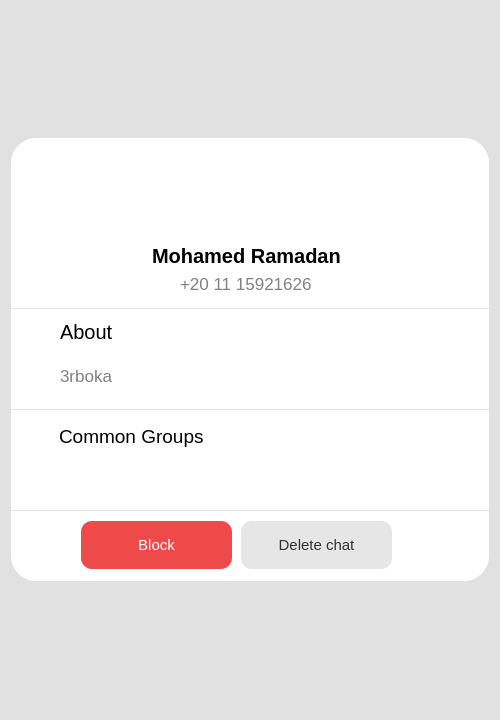
<?xml version="1.0" encoding="UTF-8"?>
<ui version="4.0">
 <class>Form</class>
 <widget class="QWidget" name="Form">
  <property name="geometry">
   <rect>
    <x>0</x>
    <y>0</y>
    <width>500</width>
    <height>720</height>
   </rect>
  </property>
  <property name="windowTitle">
   <string>Form</string>
  </property>
  <property name="styleSheet">
   <string notr="true">background-color:rgb(225,225,225);</string>
  </property>
  <layout class="QGridLayout" name="gridLayout">
   <item row="0" column="0">
    <layout class="QVBoxLayout" name="verticalLayout">
     <item>
      <widget class="QScrollArea" name="scrollArea">
       <property name="frameShape">
        <enum>QFrame::Shape::NoFrame</enum>
       </property>
       <property name="horizontalScrollBarPolicy">
        <enum>Qt::ScrollBarPolicy::ScrollBarAlwaysOff</enum>
       </property>
       <property name="widgetResizable">
        <bool>true</bool>
       </property>
       <widget class="QWidget" name="scrollAreaWidgetContents">
        <property name="geometry">
         <rect>
          <x>0</x>
          <y>0</y>
          <width>480</width>
          <height>696</height>
         </rect>
        </property>
        <property name="styleSheet">
         <string notr="true"/>
        </property>
        <layout class="QGridLayout" name="gridLayout_2">
         <property name="leftMargin">
          <number>0</number>
         </property>
         <property name="topMargin">
          <number>0</number>
         </property>
         <property name="rightMargin">
          <number>0</number>
         </property>
         <property name="bottomMargin">
          <number>0</number>
         </property>
         <item row="0" column="0">
          <layout class="QVBoxLayout" name="verticalLayout_2">
           <property name="spacing">
            <number>1</number>
           </property>
           <item>
            <widget class="QWidget" name="widget" native="true">
             <property name="minimumSize">
              <size>
               <width>0</width>
               <height>170</height>
              </size>
             </property>
             <property name="maximumSize">
              <size>
               <width>16777215</width>
               <height>170</height>
              </size>
             </property>
             <property name="styleSheet">
              <string notr="true">background-color:white;
border-top-right-radius:25px;
border-top-left-radius:25px;</string>
             </property>
             <widget class="QLabel" name="label">
              <property name="geometry">
               <rect>
                <x>190</x>
                <y>9</y>
                <width>91</width>
                <height>91</height>
               </rect>
              </property>
              <property name="text">
               <string/>
              </property>
              <property name="pixmap">
               <pixmap resource="res.qrc">:/pfp.png</pixmap>
              </property>
              <property name="scaledContents">
               <bool>true</bool>
              </property>
             </widget>
             <widget class="QWidget" name="horizontalLayoutWidget">
              <property name="geometry">
               <rect>
                <x>0</x>
                <y>100</y>
                <width>471</width>
                <height>35</height>
               </rect>
              </property>
              <layout class="QHBoxLayout" name="horizontalLayout">
               <item alignment="Qt::AlignmentFlag::AlignHCenter">
                <widget class="QLabel" name="label_3">
                 <property name="styleSheet">
                  <string notr="true">font-size:15pt;
color:black;
font-weight:bold;</string>
                 </property>
                 <property name="text">
                  <string>Mohamed Ramadan</string>
                 </property>
                </widget>
               </item>
              </layout>
             </widget>
             <widget class="QWidget" name="horizontalLayoutWidget_2">
              <property name="geometry">
               <rect>
                <x>0</x>
                <y>130</y>
                <width>471</width>
                <height>32</height>
               </rect>
              </property>
              <layout class="QHBoxLayout" name="horizontalLayout_3">
               <item alignment="Qt::AlignmentFlag::AlignHCenter">
                <widget class="QLabel" name="label_5">
                 <property name="styleSheet">
                  <string notr="true">font-size:13pt;
color:gray;</string>
                 </property>
                 <property name="text">
                  <string>+20 11 15921626</string>
                 </property>
                </widget>
               </item>
              </layout>
             </widget>
            </widget>
           </item>
           <item>
            <widget class="QWidget" name="Bio" native="true">
             <property name="sizePolicy">
              <sizepolicy hsizetype="Fixed" vsizetype="Minimum">
               <horstretch>0</horstretch>
               <verstretch>0</verstretch>
              </sizepolicy>
             </property>
             <property name="minimumSize">
              <size>
               <width>478</width>
               <height>100</height>
              </size>
             </property>
             <property name="maximumSize">
              <size>
               <width>16777215</width>
               <height>100</height>
              </size>
             </property>
             <property name="styleSheet">
              <string notr="true">background-color:white;</string>
             </property>
             <widget class="QLabel" name="label_7">
              <property name="geometry">
               <rect>
                <x>10</x>
                <y>10</y>
                <width>25</width>
                <height>25</height>
               </rect>
              </property>
              <property name="styleSheet">
               <string notr="true">font-size:13pt;
color:gray;</string>
              </property>
              <property name="text">
               <string/>
              </property>
              <property name="pixmap">
               <pixmap resource="res.qrc">:/info.png</pixmap>
              </property>
              <property name="scaledContents">
               <bool>true</bool>
              </property>
             </widget>
             <widget class="QLabel" name="label_8">
              <property name="geometry">
               <rect>
                <x>49</x>
                <y>6</y>
                <width>114</width>
                <height>33</height>
               </rect>
              </property>
              <property name="styleSheet">
               <string notr="true">font-size:15pt;
color:black;</string>
              </property>
              <property name="text">
               <string>About</string>
              </property>
             </widget>
             <widget class="QLabel" name="label_6">
              <property name="geometry">
               <rect>
                <x>49</x>
                <y>52</y>
                <width>410</width>
                <height>30</height>
               </rect>
              </property>
              <property name="minimumSize">
               <size>
                <width>410</width>
                <height>0</height>
               </size>
              </property>
              <property name="maximumSize">
               <size>
                <width>410</width>
                <height>16777215</height>
               </size>
              </property>
              <property name="styleSheet">
               <string notr="true">font-size:13pt;
color:gray;</string>
              </property>
              <property name="text">
               <string>3rboka</string>
              </property>
              <property name="wordWrap">
               <bool>true</bool>
              </property>
             </widget>
            </widget>
           </item>
           <item>
            <widget class="QWidget" name="widget_3" native="true">
             <property name="sizePolicy">
              <sizepolicy hsizetype="Fixed" vsizetype="Minimum">
               <horstretch>0</horstretch>
               <verstretch>0</verstretch>
              </sizepolicy>
             </property>
             <property name="minimumSize">
              <size>
               <width>478</width>
               <height>100</height>
              </size>
             </property>
             <property name="maximumSize">
              <size>
               <width>478</width>
               <height>100</height>
              </size>
             </property>
             <property name="styleSheet">
              <string notr="true">background-color:white;</string>
             </property>
             <widget class="QLabel" name="label_9">
              <property name="geometry">
               <rect>
                <x>48</x>
                <y>10</y>
                <width>201</width>
                <height>33</height>
               </rect>
              </property>
              <property name="styleSheet">
               <string notr="true">font-size:14pt;
color:black;</string>
              </property>
              <property name="text">
               <string>Common Groups</string>
              </property>
             </widget>
             <widget class="QLabel" name="label_10">
              <property name="geometry">
               <rect>
                <x>10</x>
                <y>14</y>
                <width>25</width>
                <height>25</height>
               </rect>
              </property>
              <property name="styleSheet">
               <string notr="true">font-size:13pt;
color:gray;</string>
              </property>
              <property name="text">
               <string/>
              </property>
              <property name="pixmap">
               <pixmap resource="res.qrc">:/group.png</pixmap>
              </property>
              <property name="scaledContents">
               <bool>true</bool>
              </property>
             </widget>
             <widget class="QWidget" name="verticalLayoutWidget_3">
              <property name="geometry">
               <rect>
                <x>50</x>
                <y>40</y>
                <width>161</width>
                <height>51</height>
               </rect>
              </property>
              <layout class="QVBoxLayout" name="verticalLayout_3"/>
             </widget>
            </widget>
           </item>
           <item>
            <widget class="QWidget" name="widget_2" native="true">
             <property name="minimumSize">
              <size>
               <width>0</width>
               <height>70</height>
              </size>
             </property>
             <property name="maximumSize">
              <size>
               <width>16777215</width>
               <height>70</height>
              </size>
             </property>
             <property name="styleSheet">
              <string notr="true">background-color:white;
border-bottom-right-radius:25px;
border-bottom-left-radius:25px;</string>
             </property>
             <widget class="QPushButton" name="pushButton">
              <property name="geometry">
               <rect>
                <x>230</x>
                <y>10</y>
                <width>151</width>
                <height>48</height>
               </rect>
              </property>
              <property name="styleSheet">
               <string notr="true">font-size: 11pt;
color: rgb(50,50,50);
background-color:rgb(230,230,230);
border-radius: 11px;
padding:4px;
</string>
              </property>
              <property name="text">
               <string>Delete chat</string>
              </property>
              <property name="icon">
               <iconset resource="res.qrc">
                <normaloff>:/delete.png</normaloff>:/delete.png</iconset>
              </property>
             </widget>
             <widget class="QPushButton" name="pushButton_3">
              <property name="geometry">
               <rect>
                <x>70</x>
                <y>10</y>
                <width>151</width>
                <height>48</height>
               </rect>
              </property>
              <property name="maximumSize">
               <size>
                <width>16777215</width>
                <height>70</height>
               </size>
              </property>
              <property name="styleSheet">
               <string notr="true">font-size: 11pt;
color:white;
background-color:#EF4A4A;
border-radius: 11px;
padding:4px;
</string>
              </property>
              <property name="text">
               <string>Block</string>
              </property>
              <property name="icon">
               <iconset resource="res.qrc">
                <normaloff>:/block.png</normaloff>:/block.png</iconset>
              </property>
             </widget>
            </widget>
           </item>
          </layout>
         </item>
        </layout>
       </widget>
      </widget>
     </item>
    </layout>
   </item>
  </layout>
 </widget>
 <resources>
  <include location="res.qrc"/>
 </resources>
 <connections/>
</ui>
